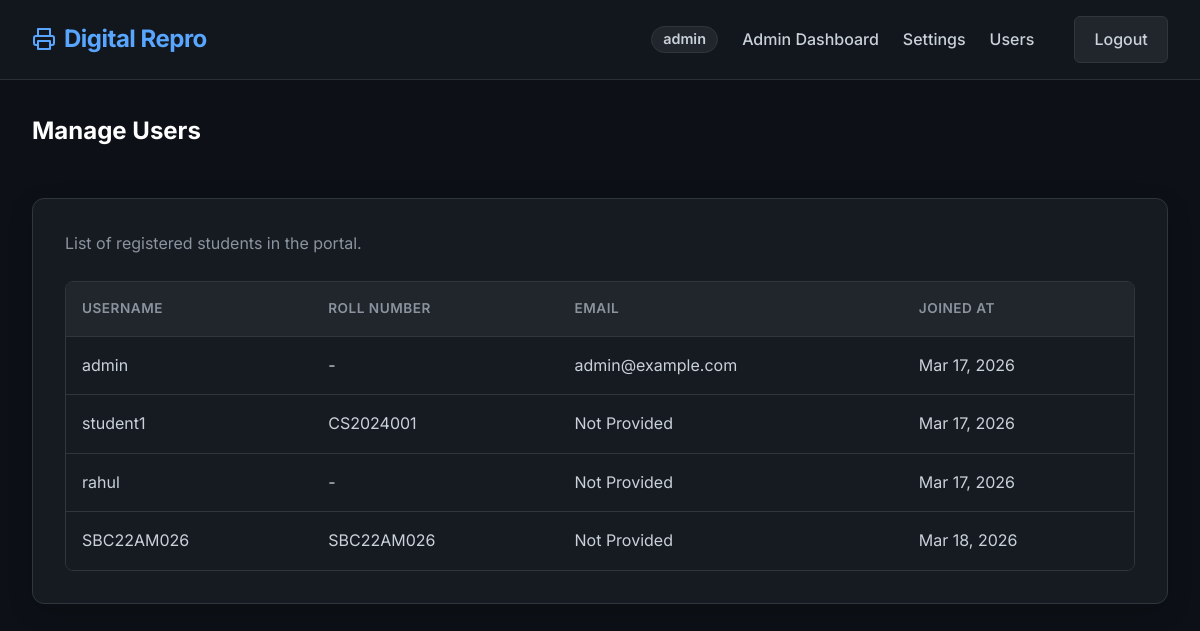
Before: /dashboard/users/ (signed in) with the older database file.
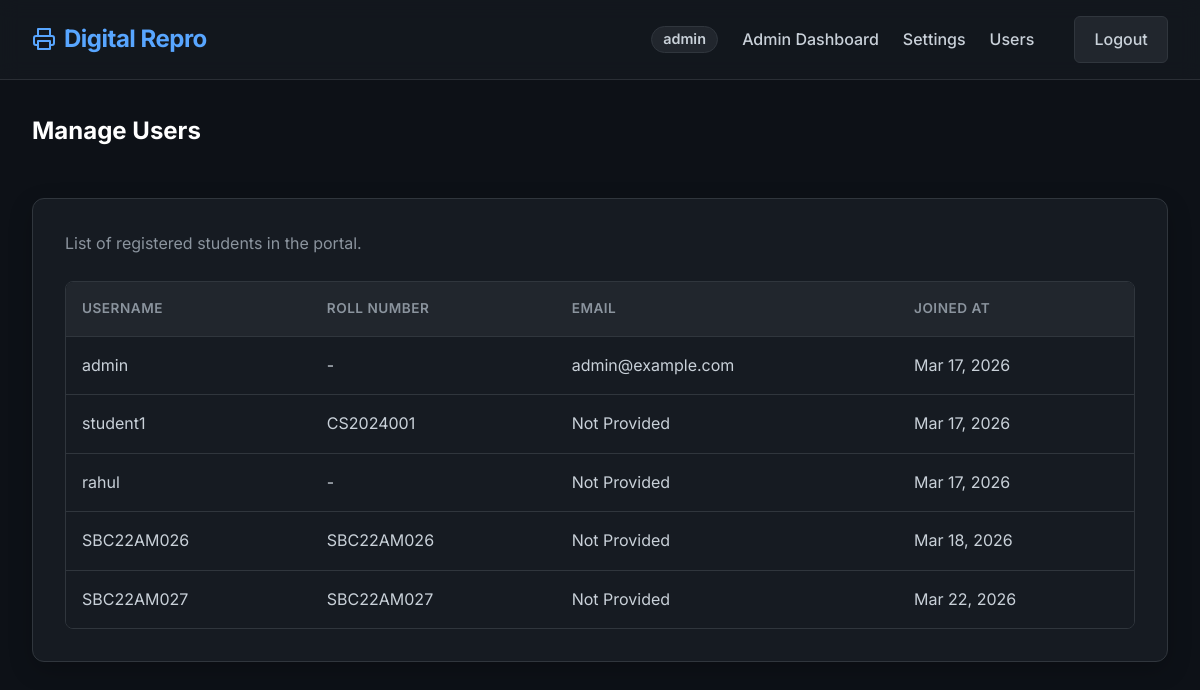
After: the same page with the newer database file.
### accounts/models.py (models this page shows, shortened)
class User(AbstractUser):
    is_student = models.BooleanField(default=True)
    is_admin = models.BooleanField(default=False)
    roll_number = models.CharField(max_length=20, unique=True, null=True, blank=True)
    phone_number = models.CharField(max_length=15, blank=True, null=True)

### dashboard/views.py (the view)
# urls.py: path('users/', views.manage_users_view, name='manage_users'),
@user_passes_test(is_admin)
def manage_users_view(request):
    students = User.objects.filter(is_student=True)
    return render(request, 'dashboard/manage_users.html', {'students': students})

### dashboard/views.py (called while the page is built)
def is_admin(user):
    return user.is_authenticated and (user.is_admin or user.is_superuser)

### templates/dashboard/manage_users.html
{% extends 'base.html' %}
{% load static %}
{% block content %}
<div class="header" style="display: flex; justify-content: space-between; align-items: center; margin-bottom: 2rem;">
    <h2>Manage Users</h2>
</div>
<div class="card">
    <p style="color: var(--text-secondary); margin-bottom: 1.5rem;">List of registered students in the portal.</p>
    <div class="table-container">
        <table>
            <thead>
                <tr>
                    <th>Username</th>
                    <th>Roll Number</th>
                    <th>Email</th>
                    <th>Joined At</th>
                </tr>
            </thead>
            <tbody>
                {% for student in students %}
                <tr>
                    <td>{{ student.username }}</td>
                    <td>{{ student.roll_number|default:"-" }}</td>
                    <td>{{ student.email|default:"Not Provided" }}</td>
                    <td>{{ student.date_joined|date:"M d, Y" }}</td>
                </tr>
                {% empty %}
                <tr>
                    <td colspan="4" style="text-align: center; color: var(--text-secondary); padding: 2rem;">No students registered yet.</td>
                </tr>
                {% endfor %}
            </tbody>
        </table>
    </div>
</div>
{% endblock %}

### templates/base.html (shortened to what this page needs)
{% load static %}
<!DOCTYPE html>
<html lang="en">
<head>
    <link rel="stylesheet" href="{% static 'css/style.css' %}">
</head>
<body>
    <nav class="navbar">
        <a href="/" class="navbar-brand">
            Digital Repro
        </a>
        <div class="nav-links">
            {% if user.is_authenticated %}
                <span class="nav-user-chip">
                    {% if user.first_name or user.last_name %}
                        {{ user.get_full_name }}
                    {% elif user.roll_number %}
                        {{ user.roll_number }}
                    {% else %}
                        {{ user.username }}
                    {% endif %}
                </span>
                {% if user.is_admin or user.is_superuser %}
                    <a href="{% url 'admin_dashboard' %}">Admin Dashboard</a>
                    <a href="{% url 'admin_settings' %}">Settings</a>
                    <a href="{% url 'manage_users' %}">Users</a>
                {% elif user.is_student %}
                    <a href="{% url 'student_dashboard' %}">My Orders</a>
                    <a href="{% url 'create_order' %}" class="btn btn-primary" style="color:white; padding: 0.4rem 1rem;">New Print Job</a>
                {% endif %}
                <a href="{% url 'logout' %}" class="btn btn-danger" style="margin-left: 1rem;">Logout</a>
            {% else %}
                <a href="{% url 'student_login' %}">Login</a>
                <a href="{% url 'student_signup' %}">Sign Up</a>
                <a href="{% url 'admin_login' %}">Admin Login</a>
            {% endif %}
        </div>
    </nav>
    <main class="container fade-in">
        {% block content %}
        {% endblock %}
    </main>
</body>
</html>

Changed rows visible on the page:
added User: username "SBC22AM027", roll_number "SBC22AM027", email "Not Provided", date_joined "Mar 22, 2026"
